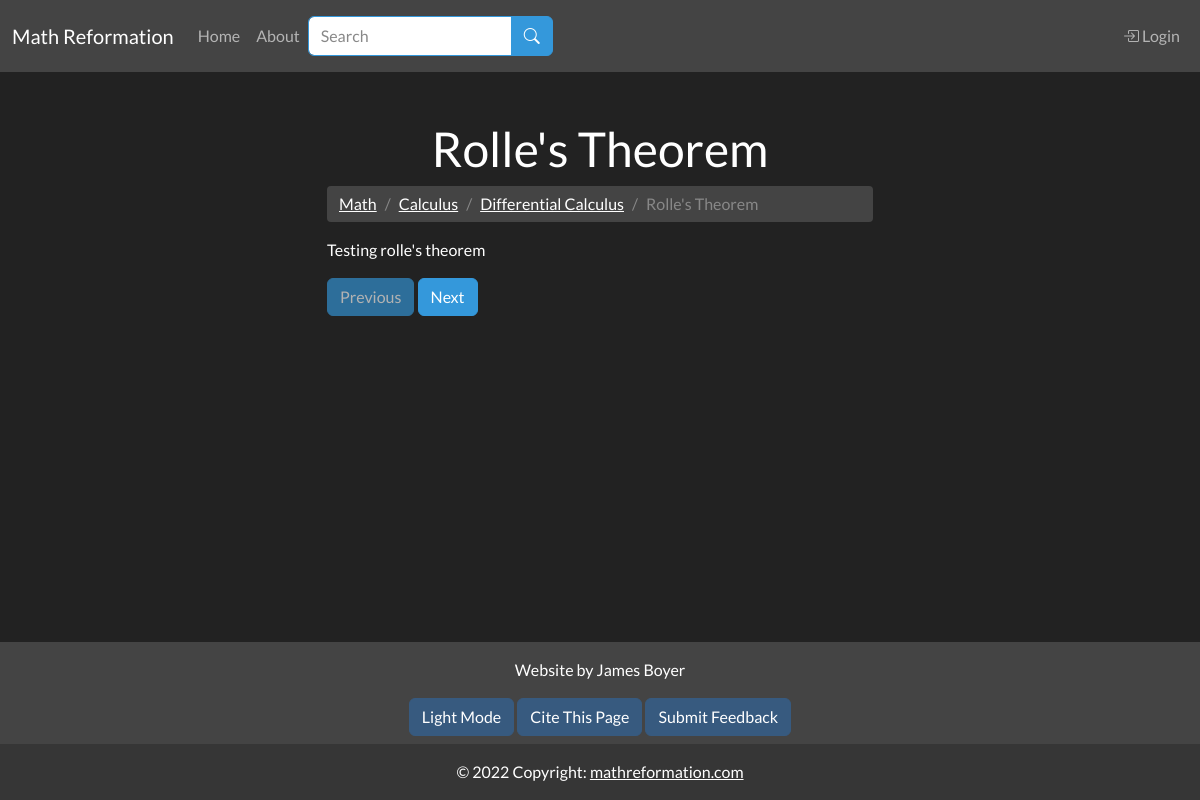
/article/rolles_theorem, run on the app's committed database.
### app/models.py (models this page shows, shortened)
class SearchableMixin(object):
    @classmethod
    def search(cls, expression, page, per_page):
        ids, scores, total = query_index(cls.__tablename__, expression, page, per_page)
        if total == 0:
            return cls.query.filter_by(id=0), [], 0
        when = []
        for i in range(len(ids)):
            when.append((ids[i], i))
        return cls.query.filter(cls.id.in_(ids)).order_by( db.case(when, value=cls.id)), scores, total

class Article(SearchableMixin, db.Model):
    __searchable__ = ["body_main", "name"]
    id = db.Column(db.Integer, primary_key=True)
    name = db.Column(db.String(64), index=True, unique=True, nullable=False)
    path = db.Column(db.String(50), unique=True, nullable=False)
    date_added = db.Column(db.DateTime, nullable=False,
        default=datetime.utcnow)
    body_main = db.Column(db.String(), index=True)
    body_draft = db.Column(db.String(), index=True)
    is_visible = db.Column(db.Boolean())
    header = db.Column(db.String(), index=True)
    order = db.Column(db.Integer())
    user_id = db.Column(db.Integer, db.ForeignKey('user.id'))
    categories = db.relationship('Category', secondary = article_categories_table,
                                 backref=db.backref('articles', lazy=True), lazy=True)
    def next_sibling(self):
        if not self.categories:
            return None
        secondary_category = self.categories[0]
        siblings = secondary_category.ordered_articles()
        if len(siblings) == 0:
            return None
        num_siblings = len(siblings)
        idx = np.where(siblings == self)[0][0]
        if idx + 2 > num_siblings:
            return None
        else:
            sibling = siblings[idx + 1]
            if sibling.is_visible:
                return sibling
            else:
                return sibling.next_sibling()
    def prev_sibling(self):
        if not self.categories:
            return None
        secondary_category = self.categories[0]
        siblings = secondary_category.ordered_articles()
        if len(siblings) == 0:
            return None
        idx = np.where(siblings == self)[0][0]
        if idx == 0:
            return None
        else:
            sibling = siblings[idx - 1]
            if sibling.is_visible:
                return sibling
            else:
                return sibling.prev_sibling()

class Category(SearchableMixin, db.Model):
    __searchable__ = ["body_main", "name"]
    id = db.Column(db.Integer, primary_key=True)
    name = db.Column(db.String(50), nullable=False, unique=True)
    path = db.Column(db.String(50), unique=True, nullable=False)
    body_main = db.Column(db.String(), index=True)
    body_draft = db.Column(db.String(), index=True)
    header = db.Column(db.String(), index=True)
    order = db.Column(db.Integer())
    is_visible = db.Column(db.Boolean())
    category_type = db.Column(db.String(10), index=True)
    parents = db.relationship('Category',secondary=parent_child_table,
        primaryjoin=id == parent_child_table.c.ChildId,
        secondaryjoin=id == parent_child_table.c.ParentId,
        backref= db.backref('children'))
    def ordered_children(self):
        if not self.children:
            return []
        children = np.array(self.children)
        children_idx = np.array([child.order if child.order else 1 for child in children])
        sorted_children_idx = np.argsort(children_idx)
        return children[sorted_children_idx]
    def ordered_articles(self):
        if not self.articles:
            return []
        articles = np.array(self.articles)
        articles_idx = np.array([article.order if article.order else 1 for article in articles])
        sorted_articles_idx = np.argsort(articles_idx)
        return articles[sorted_articles_idx]
    def prev_sibling(self):
        if self.category_type == "root":
            return None
        if not self.parents:
            return None
        parent = self.parents[0]
        siblings = parent.ordered_children()
        if len(siblings) == 0:
            return None
        idx = np.where(siblings == self)[0][0]
        if idx == 0:
            return None
        else:
            sibling = siblings[idx - 1]
            if sibling.is_visible:
                return sibling
            else:
                return sibling.next_sibling()

### app/main/routes.py (the view, shortened to what this page needs)
@bp.route("/article/<path>", methods=["POST", "GET"])
def article_page(path):
    form = BookmarkArticleForm()
    article = db.first_or_404(Article.query.filter_by(path=path))
    if article.categories == []:
        abort(404)
    if article.categories[0].category_type == "special":
        abort(404)
    article_next_sibling = article.next_sibling()
    if article_next_sibling:
        next_page_url = url_for('main.article_page', path=article_next_sibling.path)
        next_page_name = article_next_sibling.name
    article_prev_sibling = article.prev_sibling()
    if article_prev_sibling:
        prev_page_url = url_for('main.article_page', path=article_prev_sibling.path)
        prev_page_name = article_prev_sibling.name
    else:
        category_prev_sibling = article.categories[0].prev_sibling()
        if category_prev_sibling:
            prev_page_url = url_for('main.category_page', path=category_prev_sibling.path)
            prev_page_name = category_prev_sibling.name
        else:
            prev_page_url = None
            prev_page_name = None
    if current_user.is_authenticated:
        user = User.query.get(current_user.get_id())
        if user.has_saved_article(article):
            form.submit.label.text = "Unsave Article"
        else:
            form.submit.label.text = "Save Article"
    else:
        user = None
    content = {}
    content["article"] = article
    content["form"] = form
    content["user"] = user
    content["prev_page_url"] = prev_page_url
    content["next_page_url"] = next_page_url
    content["prev_page_name"] = prev_page_name
    content["next_page_name"] = next_page_name
    return render_template('main/article.html', **content, title=article.name)

### app/main/forms.py
class SearchForm(FlaskForm):
    q = StringField("Search", validators=[DataRequired()])
    submit = SubmitField("Search")
    def __init__(self, *args, **kwargs):
        if 'formdata' not in kwargs:
            kwargs['formdata'] = request.args
        if 'csrf_enabled' not in kwargs:
            kwargs['csrf_enabled'] = False
        super(SearchForm, self).__init__(*args, **kwargs)

class BookmarkArticleForm(FlaskForm):
    submit = SubmitField("Submit")

### MathReformationWebsite.py (called while the page is built)
@app.context_processor
def add_imports():
    return dict(admin_permission=admin_permission, author_permission=author_permission, g=g)

### app/main/routes.py (called while the page is built)
@bp.before_app_request
def before_request():
    g.search_form = SearchForm(meta={'csrf': False})
    if g.search_form.validate():
        print("here")

### app/templates/main/article.html (shortened to what this page needs)
{% extends "base.html" %}
{% block content %}
<h1 class="text-center">{{ article.name }}</h1>
<ul class="breadcrumb">
    <li class="breadcrumb-item">
        <a href="{{ url_for('main.category_page', path=article.categories[0].parents[0].parents[0].path) }}">
            {{ article.categories[0].parents[0].parents[0].name }}
        </a>
    </li>
    <li class="breadcrumb-item">
        <a href="{{ url_for('main.category_page', path=article.categories[0].parents[0].path) }}">
            {{ article.categories[0].parents[0].name }}
        </a>
    </li>
    <li class="breadcrumb-item">
        <a href="{{ url_for('main.category_page', path=article.categories[0].path) }}">
            {{ article.categories[0].name }}
        </a>
    </li>
    <li class="breadcrumb-item active">{{ article.name }}</li>
</ul>
{{ article.body_main | safe }}
{% if prev_page_url %}
<a href="{{ prev_page_url }}" class="btn btn-info" role="button">Previous</a>
{% else %}
<a href="#" class="btn btn-info disabled" role="button">Previous</a>
{% endif %}
{% if next_page_url %}
<a href="{{ next_page_url }}" class="btn btn-info" role="button">Next</a>
{% else %}
<a href="#" class="btn btn-info disabled" role="button">Next</a>
{% endif %}
{% endblock %}
{% block citation %}
{{ citation_info(page_type="Article", page_name=article.name) }}
{% endblock %}

### data on the page
Article: name "Rolle's Theorem", body_main "Testing rolle's theorem"
Category: name "Math"
Category: name "Calculus"
Category: name "Differential Calculus"
